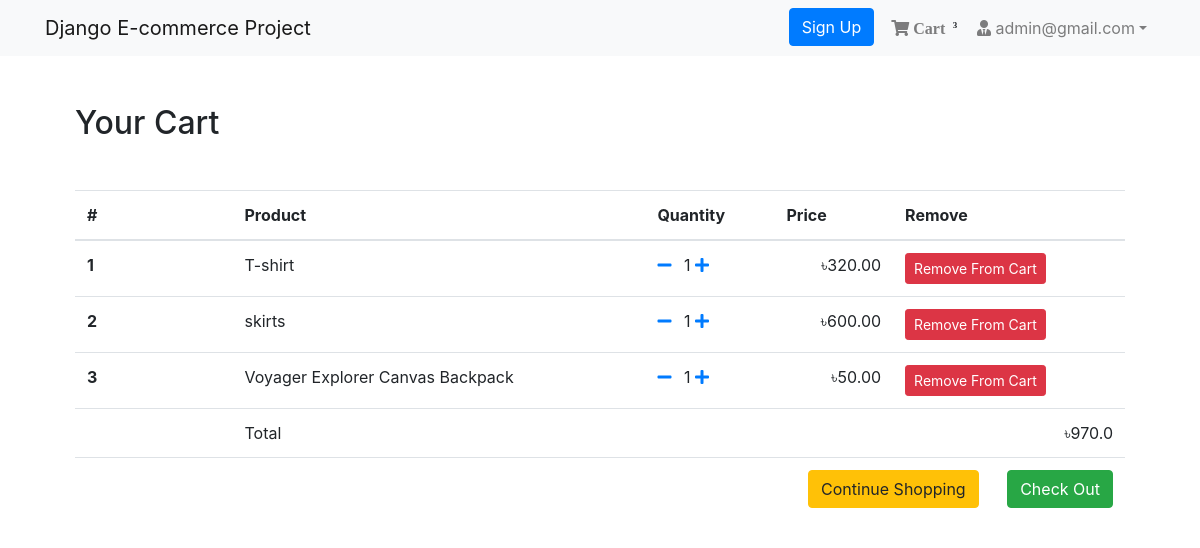
/shop/cart/ (signed in), run on the app's committed database.
### authentication/models.py (models this page shows, shortened)
class User(AbstractBaseUser, PermissionsMixin):
    email = models.EmailField(unique=True, null=False)
    is_staff = models.BooleanField(
        ugettext_lazy('staff status'),
        default=False,
        help_text=ugettext_lazy(
            'Designates whether the use can log in this site')
    )
    is_active = models.BooleanField(
        ugettext_lazy('active'),
        default=True,
        help_text=ugettext_lazy(
            'Designates whether this user shold be treated as active. Unselect this instead of deleting accounts')
    )
    USERNAME_FIELD = 'email'
    objects = MyUserManager()
    def __str__(self):
        return self.email

class Profile(models.Model):
    user = models.OneToOneField(
        User, on_delete=models.CASCADE, related_name='profile')
    username = models.CharField(max_length=264, blank=True)
    full_name = models.CharField(max_length=264, blank=True)
    address_1 = models.TextField(max_length=300, blank=True)
    city = models.CharField(max_length=40, blank=True)
    zipcode = models.CharField(max_length=10, blank=True)
    country = models.CharField(max_length=50, blank=True)
    phone = models.CharField(max_length=20, blank=True)
    date_joined = models.DateTimeField(auto_now_add=True)

### order/models.py (models this page shows, shortened)
class Order(models.Model):
    orderitems=models.ManyToManyField(Cart)
    user=models.ForeignKey(settings.AUTH_USER_MODEL,on_delete=models.CASCADE)
    ordered=models.BooleanField(default=False)
    created=models.DateTimeField(auto_now_add=True)
    paymentId=models.CharField(max_length=264,blank=True,null=True)
    orderId=models.CharField(max_length=264,blank=True,null=True)
    def get_totals(self):
        total = 0
        for order_item in self.orderitems.all():
            total += float(order_item.get_total())
        return total

class Cart(models.Model):
    user=models.ForeignKey(settings.AUTH_USER_MODEL,on_delete=models.CASCADE,related_name='cart')
    item=models.ForeignKey(Product,on_delete=models.CASCADE)
    quantity=models.IntegerField(default=1)
    purchased=models.BooleanField(default=False)
    created=models.DateTimeField(auto_now_add=True)
    updated=models.DateTimeField(auto_now=True)
    def get_total(self):
        total=self.item.price *self.quantity
        float_total = format(total,'0.2f')
        return float_total

### shop/models.py (models this page shows, shortened)
class Product(models.Model):
    mainimage= models.ImageField(upload_to='Products')
    name=models.CharField(max_length=264)
    category=models.ForeignKey(Category,on_delete=models.CASCADE,related_name='category')
    preview_text=models.TextField(max_length=200,verbose_name='Preview Text')
    detail_text=models.TextField(max_length=1000,verbose_name='Description')
    price=models.FloatField()
    old_price=models.FloatField(default=0.00)
    created_date=models.DateTimeField(auto_now_add=True)
    class Meta:
        ordering=['-created_date']

### order/views.py (the view)
# urls.py: path('cart/',views.cart_view,name='cart'),
@login_required
def cart_view(request):
    carts=Cart.objects.filter(user=request.user,purchased=False)
    orders=Order.objects.filter(user=request.user,ordered=False)
    if carts.exists() and orders.exists():
        order=orders[0]
        return render(request,'order/cart.html',context={'carts':carts,'order':order})
    else:
        messages.warning(request,"You don't have any item in your cart.")
        return redirect('home')

### order/templatetags/cart_tags.py (called while the page is built)
@register.filter(name="cart_total")
def cart_total(user):
    order=Order.objects.filter(user=user,ordered=False)
    if order.exists():
        return order[0].orderitems.count()
    else:
        return 0

### templates/order/cart.html (shortened to what this page needs)
{% extends 'base.html' %}
{% block content %}
<div class="container my-5">
    <div class="my-5">
    <h2>Your Cart</h2>
    </div>
    <table class="table table-hover">
        <thead>
            <tr>
                <th scope='col' width="15%">#</th>
                <th scope="col">Product</th>
                <th scope="col">Quantity</th>
                <th scope="col" align="right">Price</th>
                <th scope="col">Remove</th>
            </tr>
        </thead>
        <tbody>
            {% for cart in carts %}
            <tr>
                <th scope="row">{{forloop.counter}}</th>
                <td>{{cart.item.name}}</td>
                <td>
                    <a class="mr-2" href="{% url 'decrease' pk=cart.item.pk %}"><span class="bedge bedge-light"><i class="fas fa-minus"></i></span></a>
                    {{cart.quantity}}
                    <a class="mr-2" href="{% url 'increase' pk=cart.item.pk %}"><span class="bedge bedge-light"><i class="fas fa-plus"></i></span></a>
                </td>
                <td align="right">&#2547;{{cart.get_total}}</td>
                <td><a href="{% url 'remove' pk=cart.item.pk %}" class="btn btn-danger btn-sm">Remove From Cart</a></td>
            </tr>
            {% endfor %}
            <tr>
                <th scope="row"></th>
                <td colspan="3">Total</td>
                <td align="right">&#2547;{{order.get_totals}}</td>
            </tr>
            <tr>
                <th scope="row"></th>
                <td colspan="4" class="text-right">
                    <a href="{% url 'home' %}" class="btn btn-warning mr-4">Continue Shopping</a>
                    <a href="{% url 'checkout' %}" class="btn btn-success">Check Out</a></td>
            </tr>
        </tbody>
    </table>
</div>
{% endblock content %}

### templates/navbar.html (shortened to what this page needs)
{% load cart_tags %}
<nav class="navbar navbar-expand-lg navbar-light bg-light">
  <div class="container">
    <a class="navbar-brand" href="{% url 'home' %}">Django E-commerce Project</a>
    <div class="collapse navbar-collapse" id="navbarNav">
      <ul class="navbar-nav ml-auto">
        <li class="nav-item">
            <a href="{% url 'signup' %}" class="btn btn-primary">Sign Up</a>&nbsp;&nbsp;
          </li>
        {% if request.user.is_authenticated %}
        <li class="nav-item">
          <a href="{% url 'cart' %}" class="nav-link">
              <i class="fa fa-shopping-cart"> Cart
              <sup><span class="badge badge-light">{{ request.user | cart_total }}</span></sup></i>
          </a>
        </li>
        <li class="nav-item dropdown">
          <a class="nav-link dropdown-toggle" href="#" id="navbarDropdown" role="button" data-toggle="dropdown" aria-haspopup="true" aria-expanded="false"><i class="fas fa-user-tie"></i> {{request.user.profile.username}}</a>
        </li>
        {% else %}
        <li class="nav-item">
          <a href="{% url 'login' %}" class="btn btn-primary">Login</a>
        </li>
        {% endif %}
      </ul>
    </div>
  </div>
</nav>

### data on the page
User: user|cart_total "3", user.profile.username "admin@gmail.com"
Cart: item.name "T-shirt", quantity "1", get_total "320.00"
Cart: item.name "skirts", quantity "1", get_total "600.00"
Cart: item.name "Voyager Explorer Canvas Backpack", quantity "1", get_total "50.00"
Order: get_totals "970.0"
